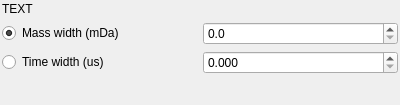
<?xml version="1.0" encoding="UTF-8"?>
<ui version="4.0">
 <class>adwidgets::CGenForm</class>
 <widget class="QWidget" name="adwidgets::CGenForm">
  <property name="geometry">
   <rect>
    <x>0</x>
    <y>0</y>
    <width>400</width>
    <height>105</height>
   </rect>
  </property>
  <property name="windowTitle">
   <string>Form</string>
  </property>
  <layout class="QVBoxLayout" name="verticalLayout_2">
   <property name="leftMargin">
    <number>2</number>
   </property>
   <property name="topMargin">
    <number>2</number>
   </property>
   <property name="rightMargin">
    <number>2</number>
   </property>
   <property name="bottomMargin">
    <number>2</number>
   </property>
   <item>
    <layout class="QVBoxLayout" name="verticalLayout">
     <item>
      <widget class="QLabel" name="label">
       <property name="text">
        <string>TEXT</string>
       </property>
       <property name="textFormat">
        <enum>Qt::RichText</enum>
       </property>
      </widget>
     </item>
     <item>
      <layout class="QGridLayout" name="gridLayout">
       <item row="0" column="0">
        <widget class="QRadioButton" name="radioButton">
         <property name="text">
          <string>Mass width (mDa)</string>
         </property>
         <property name="checked">
          <bool>true</bool>
         </property>
        </widget>
       </item>
       <item row="1" column="1">
        <widget class="QDoubleSpinBox" name="doubleSpinBox_2">
         <property name="decimals">
          <number>3</number>
         </property>
         <property name="singleStep">
          <double>0.001000000000000</double>
         </property>
        </widget>
       </item>
       <item row="1" column="0">
        <widget class="QRadioButton" name="radioButton_2">
         <property name="text">
          <string>Time width (us)</string>
         </property>
        </widget>
       </item>
       <item row="0" column="1">
        <widget class="QDoubleSpinBox" name="doubleSpinBox">
         <property name="decimals">
          <number>1</number>
         </property>
         <property name="singleStep">
          <double>0.100000000000000</double>
         </property>
        </widget>
       </item>
       <item row="2" column="0">
        <spacer name="verticalSpacer">
         <property name="orientation">
          <enum>Qt::Vertical</enum>
         </property>
         <property name="sizeHint" stdset="0">
          <size>
           <width>20</width>
           <height>40</height>
          </size>
         </property>
        </spacer>
       </item>
      </layout>
     </item>
    </layout>
   </item>
  </layout>
 </widget>
 <resources/>
 <connections/>
</ui>
